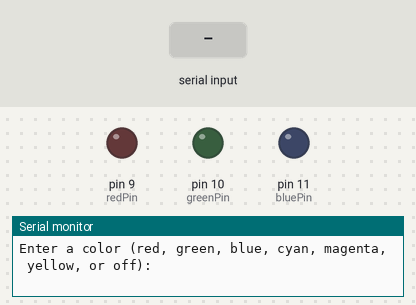
Recording of a sketch running on a simulated Arduino Uno, built with avr-gcc and run on an emulated ATmega328P. Parts: output pins drawn as LEDs (lit = HIGH), the last lines printed to the serial monitor. The test bench sets the inputs (shaded band).

Above: at 1.2 s.
1.3 s: "red\n" received over Serial
At 1.9 s:
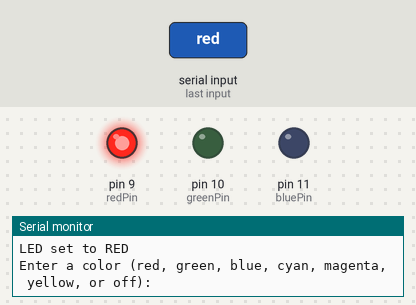
2.8 s: "green\n" received over Serial
At 3.2 s:
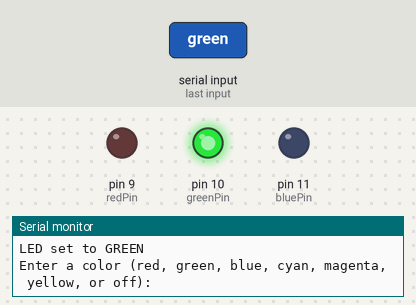
4.3 s: "blue\n" received over Serial
At 5.5 s:
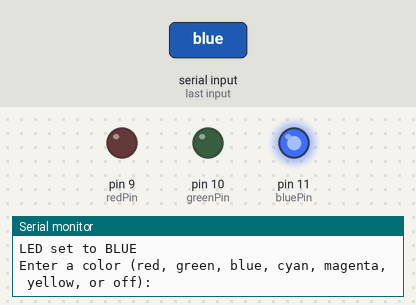
5.8 s: "cyan\n" received over Serial
At 6.6 s:
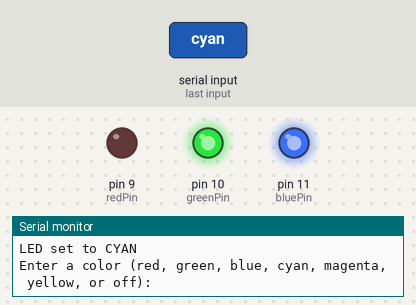
7.3 s: "magenta\n" received over Serial
At 8.0 s:
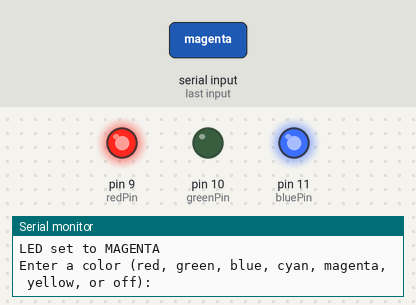
8.8 s: "yellow\n" received over Serial
At 10.2 s:
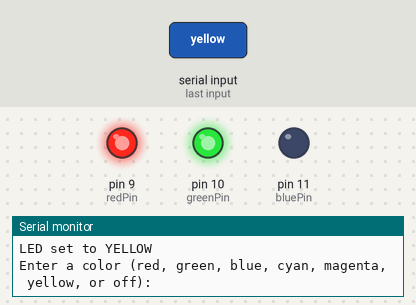
Timing chart, 0 to 11.3 s (numbered marks = the images above; inputs shaded):
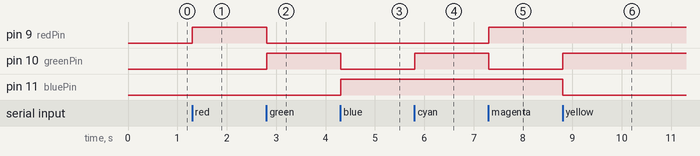

Measured:
- after the input at 1.3 s, pin 9 (redPin): LOW → HIGH at once
- after the input at 2.8 s, pin 9 (redPin): HIGH → LOW at once; pin 10 (greenPin): LOW → HIGH at once
- after the input at 4.3 s, pin 10 (greenPin): HIGH → LOW at once; pin 11 (bluePin): LOW → HIGH at once
- after the input at 5.8 s, pin 10 (greenPin): LOW → HIGH at once
- after the input at 7.3 s, pin 9 (redPin): LOW → HIGH at once; pin 10 (greenPin): HIGH → LOW at once
- after the input at 8.8 s, pin 10 (greenPin): LOW → HIGH at once; pin 11 (bluePin): HIGH → LOW at once

The sketch:

4pinLED.ino
```cpp
const int redPin = 9;
const int greenPin = 10;
const int bluePin = 11;

String userInput;

void setup() {

  Serial.begin(9600);


  pinMode(redPin, OUTPUT);
  pinMode(greenPin, OUTPUT);
  pinMode(bluePin, OUTPUT);


  setColor(0, 0, 0);


  Serial.println("Enter a color (red, green, blue, cyan, magenta, yellow, or off):");
}

void loop() {

  if (Serial.available() > 0) {

    userInput = Serial.readStringUntil('\n');
    userInput.trim();
    userInput.toLowerCase();

    if (userInput == "red") {
      setColor(255, 0, 0);
      Serial.println("LED set to RED");
    } else if (userInput == "green") {
      setColor(0, 255, 0);
      Serial.println("LED set to GREEN");
    } else if (userInput == "blue") {
      setColor(0, 0, 255);
      Serial.println("LED set to BLUE");
    } else if (userInput == "cyan") {
      setColor(0, 255, 255);
      Serial.println("LED set to CYAN");
    } else if (userInput == "magenta") {
      setColor(255, 0, 255);
      Serial.println("LED set to MAGENTA");
    } else if (userInput == "yellow") {
      setColor(255, 255, 0);
      Serial.println("LED set to YELLOW");
    }else if (userInput == "white") {
      setColor(255, 255, 255);
      Serial.println("LED set to WHITE");
    } else if (userInput == "off") {
      setColor(0, 0, 0);
      Serial.println("LED turned OFF");
    } else {
      Serial.println("Invalid input! Please enter red, green, blue, cyan, magenta, yellow, or off:");
    }

    Serial.println("Enter a color (red, green, blue, cyan, magenta, yellow, or off):");
  }
}

void setColor(int red, int green, int blue) {

  analogWrite(redPin, red);
  analogWrite(greenPin, green);
  analogWrite(bluePin, blue);
}
```
